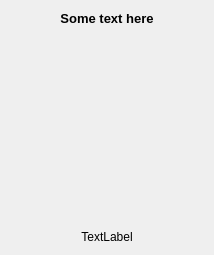
     <widget class="QFrame" name="imageBox">
      <property name="sizePolicy">
       <sizepolicy hsizetype="Expanding" vsizetype="Minimum">
        <horstretch>0</horstretch>
        <verstretch>0</verstretch>
       </sizepolicy>
      </property>
      <property name="autoFillBackground">
       <bool>true</bool>
      </property>
      <layout class="QVBoxLayout" name="verticalLayout_3">
       <item>
        <widget class="QLabel" name="imageFilepath">
         <property name="sizePolicy">
          <sizepolicy hsizetype="Expanding" vsizetype="Fixed">
           <horstretch>0</horstretch>
           <verstretch>0</verstretch>
          </sizepolicy>
         </property>
         <property name="font">
          <font>
           <pointsize>10</pointsize>
           <weight>75</weight>
           <bold>true</bold>
          </font>
         </property>
         <property name="text">
          <string>Some text here</string>
         </property>
         <property name="textFormat">
          <enum>Qt::PlainText</enum>
         </property>
         <property name="alignment">
          <set>Qt::AlignCenter</set>
         </property>
        </widget>
       </item>
       <item>
        <widget class="QLabel" name="image">
         <property name="sizePolicy">
          <sizepolicy hsizetype="Fixed" vsizetype="Fixed">
           <horstretch>0</horstretch>
           <verstretch>0</verstretch>
          </sizepolicy>
         </property>
         <property name="minimumSize">
          <size>
           <width>192</width>
           <height>192</height>
          </size>
         </property>
         <property name="maximumSize">
          <size>
           <width>192</width>
           <height>192</height>
          </size>
         </property>
         <property name="text">
          <string/>
         </property>
        </widget>
       </item>
       <item>
        <widget class="QLabel" name="imageComment">
         <property name="text">
          <string>TextLabel</string>
         </property>
         <property name="alignment">
          <set>Qt::AlignCenter</set>
         </property>
        </widget>
       </item>
      </layout>
     </widget>
